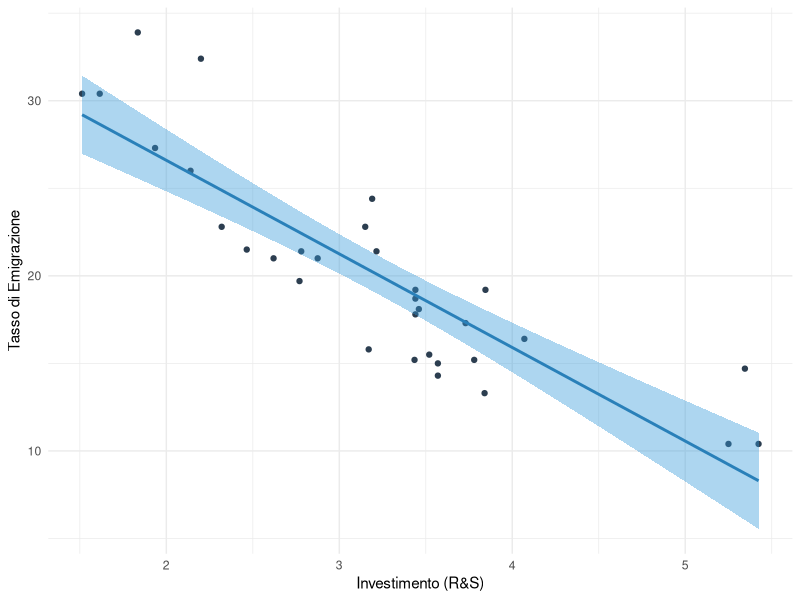

This chart was generated by the following R code:
## ---- chunk 1
#| label: fig-emigrazione
#| fig-cap: "Relazione tra Spesa in R&S e Emigrazione"
#| echo: false
library(ggplot2)

# Esempio di grafico per PDF
ggplot(mtcars, aes(x=wt, y=mpg)) +
  geom_point(color="#2c3e50") +
  geom_smooth(method="lm", se=TRUE, fill="#3498db", color="#2980b9") +
  theme_minimal() +
  labs(x = "Investimento (R&S)", y = "Tasso di Emigrazione")
